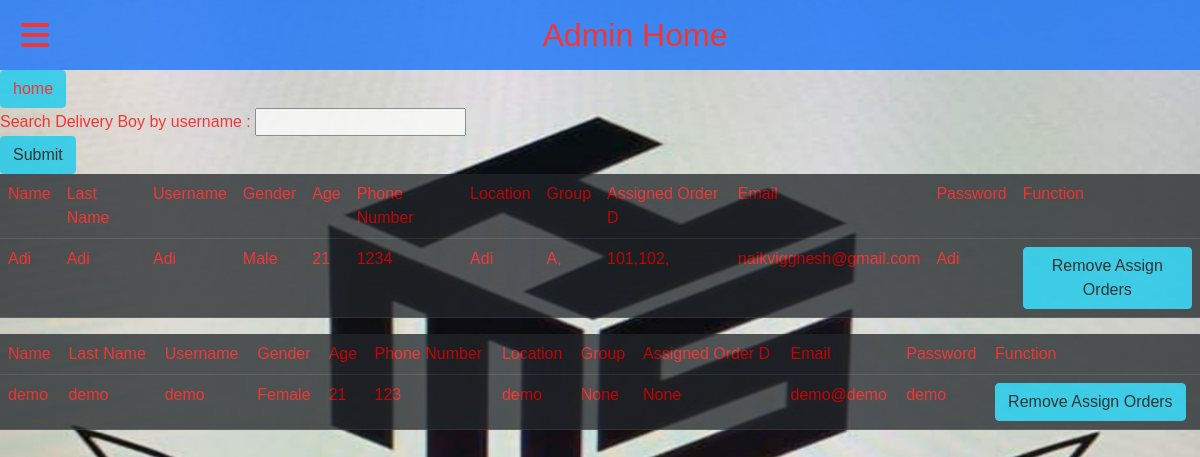
Page /exisitingdboy/ (signed in) on the committed database.
### root/models.py (models this page shows, shortened)
class Delivery_Boy_Model(models.Model):
    DName = models.CharField(max_length=50)
    DLast_Name = models.CharField(max_length=50)
    Dusername = models.CharField(max_length=30)
    Dgender = models.CharField(max_length=30)
    Dage = models.CharField(max_length=15)
    DPhone_Number = models.CharField(max_length=50)
    DLocation = models.CharField(max_length=50,null=True,blank=True)
    Demail = models.EmailField()
    Dpassword = models.CharField(max_length=30)
    group = models.CharField(max_length=255,null=True,blank=True)
    order = models.CharField(max_length=255,null=True,blank=True)
    status = models.CharField(max_length=255,null=True,blank=True)

### root/views.py (the view)
# urls.py: path('exisitingdboy/', views.exisitingdboy, name='exisitingdboy'),
@login_required
def exisitingdboy(request):
    db = Delivery_Boy_Model.objects.all()
    if request.method == 'POST':
        res = request.POST['dboy']
        db = Delivery_Boy_Model.objects.filter(Dusername = res)
        return render(request, 'exisitingdboy.html', {'db':db})
    else:
        return render(request, 'exisitingdboy.html', {'db':db})

### root/templates/exisitingdboy.html (shortened to what this page needs)
{% extends 'admin.html' %}
{% load static %}
{% block content %}
<body>
    <a class="btn btn-info" href="{% url 'home' %}">
        <span class="home">home</span>
    </a>
    <div>
        <form action="{% url 'exisitingdboy' %}" method="post">
            <label for="">Search Delivery Boy by username :</label>
            <input type="text" name="dboy">
            <br>
            <input type="submit" class="btn btn-info" value="Submit" class="">
        </form>
    </div>
    {% for j in db %}
    <table class="table table-dark">
            <tr>
                <td>Name</td>
                <td>Last Name</td>
                <td>Username</td>
                <td>Gender</td>
                <td>Age</td>
                <td>Phone Number</td>
                <td>Location</td>
                <td>Group</td>
                <td>Assigned Order D</td>
                <td>Email</td>
                <td>Password</td>
                <td>Function</td>
            </tr>
            <tr>
                <td>{{j.DName}}</td>
                <td>{{j.DLast_Name}}</td>
                <td>{{j.Dusername}}</td>
                <td>{{j.Dgender}}</td>
                <td>{{j.Dage}}</td>
                <td>{{j.DPhone_Number}}</td>
                <td>{{j.DLocation}}</td>
                <td>{{j.group}}</td>
                <td>{{j.order}}</td>
                <td>{{j.Demail}}</td>
                <td>{{j.Dpassword}}</td>
                <td>
                <form action="{% url 'DeleteAssignedOrders' %}" method="post">
                <button type="submit"  name="bt" class="btn btn-info" value="{{j.Dusername}}">Remove Assign Orders</button>
                </form>
                </td>
            </tr>
    </table>
    {% endfor %}
</body>
{% endblock %}

### root/templates/admin.html (shortened to what this page needs)
<!doctype html>
{% load static %}
<html lang="en">
<head>
    <link href="https://cdn.jsdelivr.net/npm/bootstrap@5.0.2/dist/css/bootstrap.min.css" rel="stylesheet"
>
    <link rel="stylesheet" href="https://cdnjs.cloudflare.com/ajax/libs/font-awesome/6.1.1/css/all.min.css"
 />
</head>
<body>
    {% block nav %}
    <div id="CanvasNav" class="bg-primary d-flex">
        <button class="btn btn-primary" type="button" data-bs-toggle="offcanvas" data-bs-target="#offcanvasExample"
            aria-controls="offcanvasExample">
            <h2 class="my-auto">
                <i class="fa-solid fa-bars m-2"></i>
            </h2>
        </button>
        <div class="m-3 text-light mx-auto">
            <h2 class="my-auto">
                {% block hd %} Admin Home {% endblock %}
            </h2>
        </div>
    </div>
    {% endblock %}
    {% block content %}
    {% endblock %}
</body>
</html>

### rows in the picture
Delivery_Boy_Model: DName "Adi", DLast_Name "Adi", Dusername "Adi", Dgender "Male", Dage "21", DPhone_Number "1234", DLocation "Adi", group "A,", order "101,102,", Demail "naikviggnesh@gmail.com", Dpassword "Adi"
Delivery_Boy_Model: DName "demo", DLast_Name "demo", Dusername "demo", Dgender "Female", Dage "21", DPhone_Number "123", DLocation "demo", group "None", order "None", Demail "demo@demo", Dpassword "demo"
